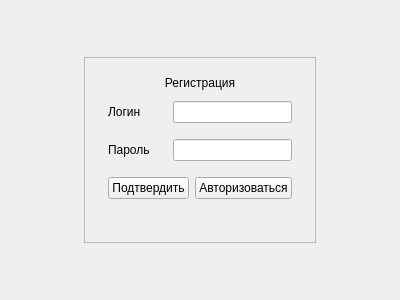
<?xml version="1.0" encoding="UTF-8"?>
<ui version="4.0">
 <class>AuthorizationWidget</class>
 <widget class="QWidget" name="AuthorizationWidget">
  <property name="geometry">
   <rect>
    <x>0</x>
    <y>0</y>
    <width>400</width>
    <height>300</height>
   </rect>
  </property>
  <property name="windowTitle">
   <string>Form</string>
  </property>
  <layout class="QGridLayout" name="gridLayout">
   <item row="2" column="1">
    <spacer name="verticalSpacer">
     <property name="orientation">
      <enum>Qt::Orientation::Vertical</enum>
     </property>
     <property name="sizeHint" stdset="0">
      <size>
       <width>20</width>
       <height>36</height>
      </size>
     </property>
    </spacer>
   </item>
   <item row="1" column="1">
    <widget class="QFrame" name="frame">
     <property name="frameShape">
      <enum>QFrame::Shape::StyledPanel</enum>
     </property>
     <property name="frameShadow">
      <enum>QFrame::Shadow::Raised</enum>
     </property>
     <layout class="QGridLayout" name="gridLayout_2">
      <item row="0" column="0">
       <widget class="QStackedWidget" name="SW_Switcher">
        <property name="sizePolicy">
         <sizepolicy hsizetype="Preferred" vsizetype="Preferred">
          <horstretch>1</horstretch>
          <verstretch>1</verstretch>
         </sizepolicy>
        </property>
        <widget class="QWidget" name="page">
         <layout class="QVBoxLayout" name="verticalLayout">
          <item>
           <widget class="QLabel" name="label">
            <property name="text">
             <string>Регистрация</string>
            </property>
            <property name="alignment">
             <set>Qt::AlignmentFlag::AlignCenter</set>
            </property>
           </widget>
          </item>
          <item>
           <layout class="QHBoxLayout" name="horizontalLayout_2">
            <property name="leftMargin">
             <number>5</number>
            </property>
            <property name="topMargin">
             <number>5</number>
            </property>
            <property name="rightMargin">
             <number>5</number>
            </property>
            <property name="bottomMargin">
             <number>5</number>
            </property>
            <item>
             <widget class="QLabel" name="L_Login">
              <property name="sizePolicy">
               <sizepolicy hsizetype="Preferred" vsizetype="Preferred">
                <horstretch>1</horstretch>
                <verstretch>0</verstretch>
               </sizepolicy>
              </property>
              <property name="text">
               <string>Логин </string>
              </property>
             </widget>
            </item>
            <item>
             <widget class="QLineEdit" name="ET_RegLogin">
              <property name="sizePolicy">
               <sizepolicy hsizetype="Expanding" vsizetype="Fixed">
                <horstretch>2</horstretch>
                <verstretch>0</verstretch>
               </sizepolicy>
              </property>
             </widget>
            </item>
           </layout>
          </item>
          <item>
           <layout class="QHBoxLayout" name="horizontalLayout_3">
            <property name="leftMargin">
             <number>5</number>
            </property>
            <property name="topMargin">
             <number>5</number>
            </property>
            <property name="rightMargin">
             <number>5</number>
            </property>
            <property name="bottomMargin">
             <number>5</number>
            </property>
            <item>
             <widget class="QLabel" name="label_3">
              <property name="sizePolicy">
               <sizepolicy hsizetype="Preferred" vsizetype="Preferred">
                <horstretch>1</horstretch>
                <verstretch>0</verstretch>
               </sizepolicy>
              </property>
              <property name="text">
               <string>Пароль</string>
              </property>
             </widget>
            </item>
            <item>
             <widget class="QLineEdit" name="ET_RegPas">
              <property name="sizePolicy">
               <sizepolicy hsizetype="Expanding" vsizetype="Fixed">
                <horstretch>2</horstretch>
                <verstretch>0</verstretch>
               </sizepolicy>
              </property>
             </widget>
            </item>
           </layout>
          </item>
          <item>
           <layout class="QHBoxLayout" name="horizontalLayout">
            <property name="leftMargin">
             <number>5</number>
            </property>
            <property name="topMargin">
             <number>5</number>
            </property>
            <property name="rightMargin">
             <number>5</number>
            </property>
            <property name="bottomMargin">
             <number>5</number>
            </property>
            <item>
             <widget class="QPushButton" name="BTN_RegSuc">
              <property name="text">
               <string>Подтвердить</string>
              </property>
             </widget>
            </item>
            <item>
             <widget class="QPushButton" name="BTN_GoToAuth">
              <property name="text">
               <string>Авторизоваться</string>
              </property>
             </widget>
            </item>
           </layout>
          </item>
          <item>
           <widget class="QLabel" name="label_8">
            <property name="text">
             <string/>
            </property>
           </widget>
          </item>
         </layout>
        </widget>
        <widget class="QWidget" name="page_2">
         <layout class="QVBoxLayout" name="verticalLayout_2">
          <item>
           <widget class="QLabel" name="label_4">
            <property name="text">
             <string>Авторизация</string>
            </property>
            <property name="alignment">
             <set>Qt::AlignmentFlag::AlignCenter</set>
            </property>
           </widget>
          </item>
          <item>
           <layout class="QHBoxLayout" name="horizontalLayout_4">
            <item>
             <widget class="QLabel" name="label_5">
              <property name="sizePolicy">
               <sizepolicy hsizetype="Preferred" vsizetype="Preferred">
                <horstretch>1</horstretch>
                <verstretch>0</verstretch>
               </sizepolicy>
              </property>
              <property name="text">
               <string>Логин</string>
              </property>
             </widget>
            </item>
            <item>
             <widget class="QLineEdit" name="ET_AutLogin">
              <property name="sizePolicy">
               <sizepolicy hsizetype="Expanding" vsizetype="Fixed">
                <horstretch>2</horstretch>
                <verstretch>2</verstretch>
               </sizepolicy>
              </property>
             </widget>
            </item>
           </layout>
          </item>
          <item>
           <layout class="QHBoxLayout" name="horizontalLayout_5">
            <item>
             <widget class="QLabel" name="label_6">
              <property name="sizePolicy">
               <sizepolicy hsizetype="Preferred" vsizetype="Preferred">
                <horstretch>1</horstretch>
                <verstretch>0</verstretch>
               </sizepolicy>
              </property>
              <property name="text">
               <string>Пароль</string>
              </property>
             </widget>
            </item>
            <item>
             <widget class="QLineEdit" name="ET_AuthPas">
              <property name="sizePolicy">
               <sizepolicy hsizetype="Expanding" vsizetype="Fixed">
                <horstretch>2</horstretch>
                <verstretch>0</verstretch>
               </sizepolicy>
              </property>
             </widget>
            </item>
           </layout>
          </item>
          <item>
           <layout class="QHBoxLayout" name="horizontalLayout_6">
            <item>
             <widget class="QPushButton" name="BTN_AuthSuc">
              <property name="text">
               <string>Вход</string>
              </property>
             </widget>
            </item>
            <item>
             <widget class="QPushButton" name="BTN_GoToReg">
              <property name="text">
               <string>Регистрация</string>
              </property>
             </widget>
            </item>
           </layout>
          </item>
          <item>
           <widget class="QLabel" name="label_7">
            <property name="text">
             <string/>
            </property>
           </widget>
          </item>
         </layout>
        </widget>
       </widget>
      </item>
     </layout>
    </widget>
   </item>
   <item row="1" column="2">
    <spacer name="horizontalSpacer">
     <property name="orientation">
      <enum>Qt::Orientation::Horizontal</enum>
     </property>
     <property name="sizeHint" stdset="0">
      <size>
       <width>40</width>
       <height>20</height>
      </size>
     </property>
    </spacer>
   </item>
   <item row="0" column="1">
    <spacer name="verticalSpacer_2">
     <property name="orientation">
      <enum>Qt::Orientation::Vertical</enum>
     </property>
     <property name="sizeHint" stdset="0">
      <size>
       <width>20</width>
       <height>40</height>
      </size>
     </property>
    </spacer>
   </item>
   <item row="1" column="0">
    <spacer name="horizontalSpacer_2">
     <property name="orientation">
      <enum>Qt::Orientation::Horizontal</enum>
     </property>
     <property name="sizeHint" stdset="0">
      <size>
       <width>40</width>
       <height>20</height>
      </size>
     </property>
    </spacer>
   </item>
  </layout>
 </widget>
 <resources/>
 <connections/>
</ui>
